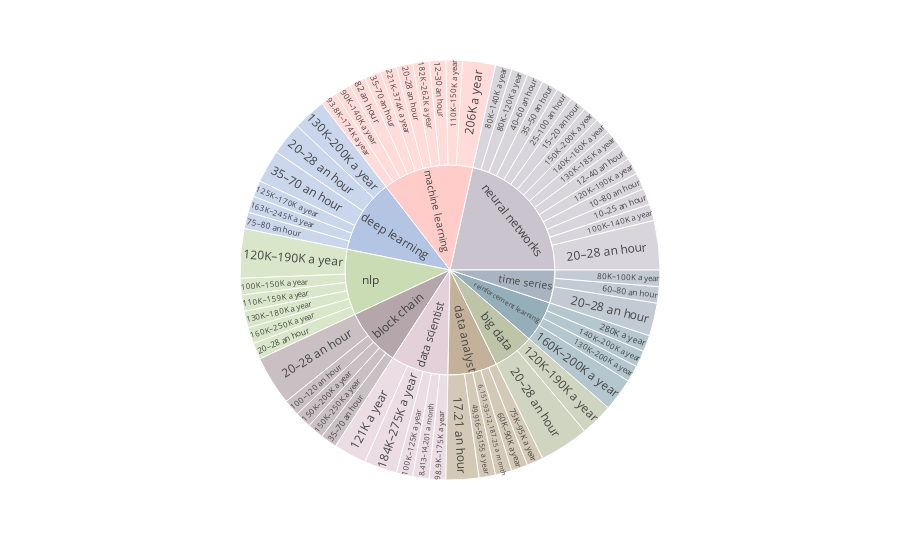

Notebook cell for this chart:
### Markdown cell above
Salary

### Code cell
location_sal = df.groupby(['detected_extensions.salary', 'file']).size().reset_index()
location_sal.columns = ['via', 'file', 'count']
location_sal = location_sal.sort_values('file')

fig = px.sunburst(location_sal, path=['file', 'via'], values='count',color_discrete_sequence=color)
fig.show()
fig.update_layout(title='Job Salary ')
fig.write_html('graph2.html')

### Figure 1 — Plotly figure (JSON) as saved in the notebook; plotly's stock layout.template omitted (floating-point values rounded to 4 significant figures)
{"data": [{"branchvalues": "total", "domain": {"x": [0, 1], "y": [0, 1]}, "hovertemplate": "labels=%{label}<br>count=%{value}<br>parent=%{parent}<br>id=%{id}<extra></extra>", "ids": ["data scientist/100K–125K a year", "neural networks/100K–140K a year", "nlp/100K–150K a year", "block chain/100–120 an hour", "neural networks/10–25 an hour", "neural networks/10–80 an hour", "machine learning/110K–150K a year", "nlp/110K–159K a year", "big data/120K–190K a year", "neural networks/120K–190K a year", "nlp/120K–190K a year", "data scientist/121K a year", "deep learning/125K–170K a year", "machine learning/12–30 an hour", "neural networks/12–40 an hour", "nlp/130K–180K a year", "neural networks/130K–185K a year", "deep learning/130K–200K a year", "reinforcement learning/130K–200K a year", "neural networks/140K–160K a year", "reinforcement learning/140K–200K a year", "block chain/150K–200K a year", "neural networks/150K–200K a year", "block chain/150K–250K a year", "neural networks/15–20 an hour", "reinforcement learning/160K–200K a year", "nlp/160K–250K a year", "deep learning/163K–245K a year", "data analyst/17.21 an hour", "machine learning/182K–262K a year", "data scientist/184K–275K a year", "machine learning/206K a year", "big data/20–28 an hour", "block chain/20–28 an hour", "deep learning/20–28 an hour", "machine learning/20–28 an hour", "neural networks/20–28 an hour", "nlp/20–28 an hour", "time series/20–28 an hour", "machine learning/221K–374K a year", "neural networks/25–100 an hour", "reinforcement learning/280K a year", "neural networks/35–50 an hour", "block chain/35–70 an hour", "deep learning/35–70 an hour", "machine learning/35–70 an hour", "neural networks/40–60 an hour", "data analyst/49,916–56,155 a year", "data analyst/6,151.93–12,187.25 a month", "data analyst/60K–90K a year", "time series/60–80 an hour", "data analyst/75K–95K a year", "deep learning/75–80 an hour", "data scientist/8,413–14,201 a month", "time series/80K–100K a year", "neural networks/80K–120K a year", "neural networks/80K–140K a year", "machine learning/82 an hour", "machine learning/90K–140K a year", "machine learning/93.8K–174K a year", "data scientist/98.9K–175K a year", "big data", "block chain", "data analyst", "data scientist", "deep learning", "machine learning", "neural networks", "nlp", "reinforcement learning", "time series"], "labels": ["100K–125K a year", "100K–140K a year", "100K–150K a year", "100–120 an hour", "10–25 an hour", "10–80 an hour", "110K–150K a year", "110K–159K a year", "120K–190K a year", "120K–190K a year", "120K–190K a year", "121K a year", "125K–170K a year", "12–30 an hour", "12–40 an hour", "130K–180K a year", "130K–185K a year", "130K–200K a year", "130K–200K a year", "140K–160K a year", "140K–200K a year", "150K–200K a year", "150K–200K a year", "150K–250K a year", "15–20 an hour", "160K–200K a year", "160K–250K a year", "163K–245K a year", "17.21 an hour", "182K–262K a year", "184K–275K a year", "206K a year", "20–28 an hour", "20–28 an hour", "20–28 an hour", "20–28 an hour", "20–28 an hour", "20–28 an hour", "20–28 an hour", "221K–374K a year", "25–100 an hour", "280K a year", "35–50 an hour", "35–70 an hour", "35–70 an hour", "35–70 an hour", "40–60 an hour", "49,916–56,155 a year", "6,151.93–12,187.25 a month", "60K–90K a year", "60–80 an hour", "75K–95K a year", "75–80 an hour", "8,413–14,201 a month", "80K–100K a year", "80K–120K a year", "80K–140K a year", "82 an hour", "90K–140K a year", "93.8K–174K a year", "98.9K–175K a year", "big data", "block chain", "data analyst", "data scientist", "deep learning", "machine learning", "neural networks", "nlp", "reinforcement learning", "time series"], "name": "", "parents": ["data scientist", "neural networks", "nlp", "block chain", "neural networks", "neural networks", "machine learning", "nlp", "big data", "neural networks", "nlp", "data scientist", "deep learning", "machine learning", "neural networks", "nlp", "neural networks", "deep learning", "reinforcement learning", "neural networks", "reinforcement learning", "block chain", "neural networks", "block chain", "neural networks", "reinforcement learning", "nlp", "deep learning", "data analyst", "machine learning", "data scientist", "machine learning", "big data", "block chain", "deep learning", "machine learning", "neural networks", "nlp", "time series", "machine learning", "neural networks", "reinforcement learning", "neural networks", "block chain", "deep learning", "machine learning", "neural networks", "data analyst", "data analyst", "data analyst", "time series", "data analyst", "deep learning", "data scientist", "time series", "neural networks", "neural networks", "machine learning", "machine learning", "machine learning", "data scientist", "", "", "", "", "", "", "", "", "", ""], "type": "sunburst", "values": [1, 1, 1, 1, 1, 1, 1, 1, 2, 1, 3, 2, 1, 1, 1, 1, 1, 2, 1, 1, 1, 1, 1, 1, 1, 2, 1, 1, 2, 1, 2, 2, 3, 3, 2, 1, 3, 1, 2, 1, 1, 1, 1, 1, 2, 1, 1, 1, 1, 1, 1, 1, 1, 1, 1, 1, 1, 1, 1, 1, 1, 5, 7, 6, 7, 9, 11, 17, 8, 5, 4]}], "layout": {"legend": {"tracegroupgap": 0}, "margin": {"t": 60}, "sunburstcolorway": ["#CAC4CE", "#FFCCC9", "#B4C5E4", "#C9DCB3", "#B4A6AB", "#E3D0D8", "#C3B299", "#BDC4A7", "#95AFBA", "#A9B4C2"]}}
